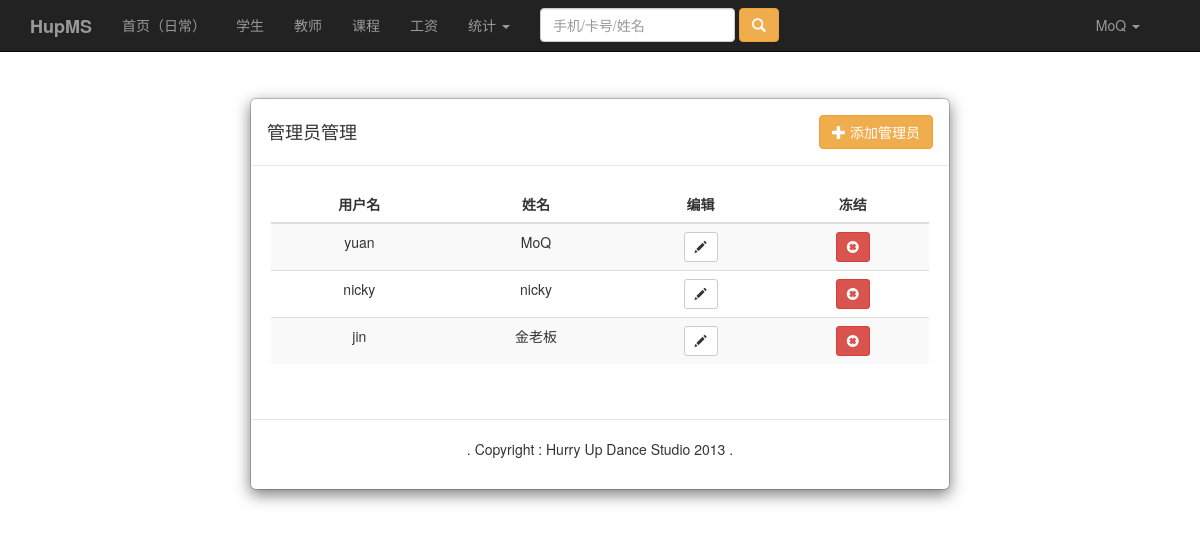
Page /admin.php (signed in) on the committed database.
### tables this page shows
CREATE TABLE IF NOT EXISTS `hupms_user` (
  `Id` int(11) NOT NULL AUTO_INCREMENT,
  `Username` varchar(255) DEFAULT NULL,
  `Password` varchar(255) DEFAULT NULL,
  `Name` varchar(255) DEFAULT NULL,
  `Sess` varchar(255) DEFAULT NULL,
  `LastLogin` varchar(255) DEFAULT NULL,
  `UserLevel` varchar(255) DEFAULT NULL,
  PRIMARY KEY (`Id`)
);

### admin.php (the view, shortened to what this page needs)
<!DOCTYPE html>
<html lang="en">
  <?php include("include_head.php"); ?>
  <body>
    <?php include("include_nav.php"); ?>
    <div class="container">
      <div class="modal-dialog">
        <div class="modal-content">
          <div class="modal-header">
            <table width="100%">
              <tr>
                <td>
                  <h4 class="modal-title">管理员管理</h4>
                </td>
                <td align="right">
                  <a href="admin_add.php" class="btn btn-warning">
                    <span class="glyphicon glyphicon-plus"></span>
                    <span>添加管理员</span>
                  </a>
                </td>
              </tr>
            </table>
          </div>
          <div class="modal-body">
            <table class="table table-striped text-center">
              <thead>
                <tr>
                  <th class="text-center">用户名</th>
                  <th class="text-center">姓名</th>
                  <th class="text-center">编辑</th>
                  <th class="text-center">冻结</th>
                </tr>
              </thead>
              <tbody>
                <?php
                  $sql="select * from hupms_user where UserLevel!=0";
                  $result=mysql_query($sql);
                  while($rs=mysql_fetch_object($result)){
                ?>
                <tr>
                  <td><?php echo $rs->Username;?></td>
                  <td><?php echo $rs->Name;?></td>
                  <td>
                    <a class="btn btn-default btn-sm" href="admin_update.php?id=<?php echo $rs->Id;?>"><span class="glyphicon glyphicon-pencil"></span></a>
                  </td>
                  <td>
                    <a class="btn btn-danger btn-sm" href="#" onClick="confirmDelete(<?php echo $rs->Id;?>,'<?php echo $rs->Name;?>')"><span class="glyphicon glyphicon-remove-sign"></span></a>
                  </td>
                </tr>
                <?php
                  }
                ?>
              </tbody>
            </table>
          </div>
          <div class="modal-footer">
            <p class="text-center">. Copyright : Hurry Up Dance Studio 2013 .</p>
          </div>
        </div>
      </div>
    </div>
  </body>
</html>

### css/hup.css (style rules this page uses)
body { padding-top: 68px; }
a { color:#000000; }

### rows in the picture
hupms_user: Username "yuan", Name "MoQ"
hupms_user: Username "nicky", Name "nicky"
hupms_user: Username "jin", Name "金老板"

### other values in the picture
$_COOKIE["Name"] "MoQ"
